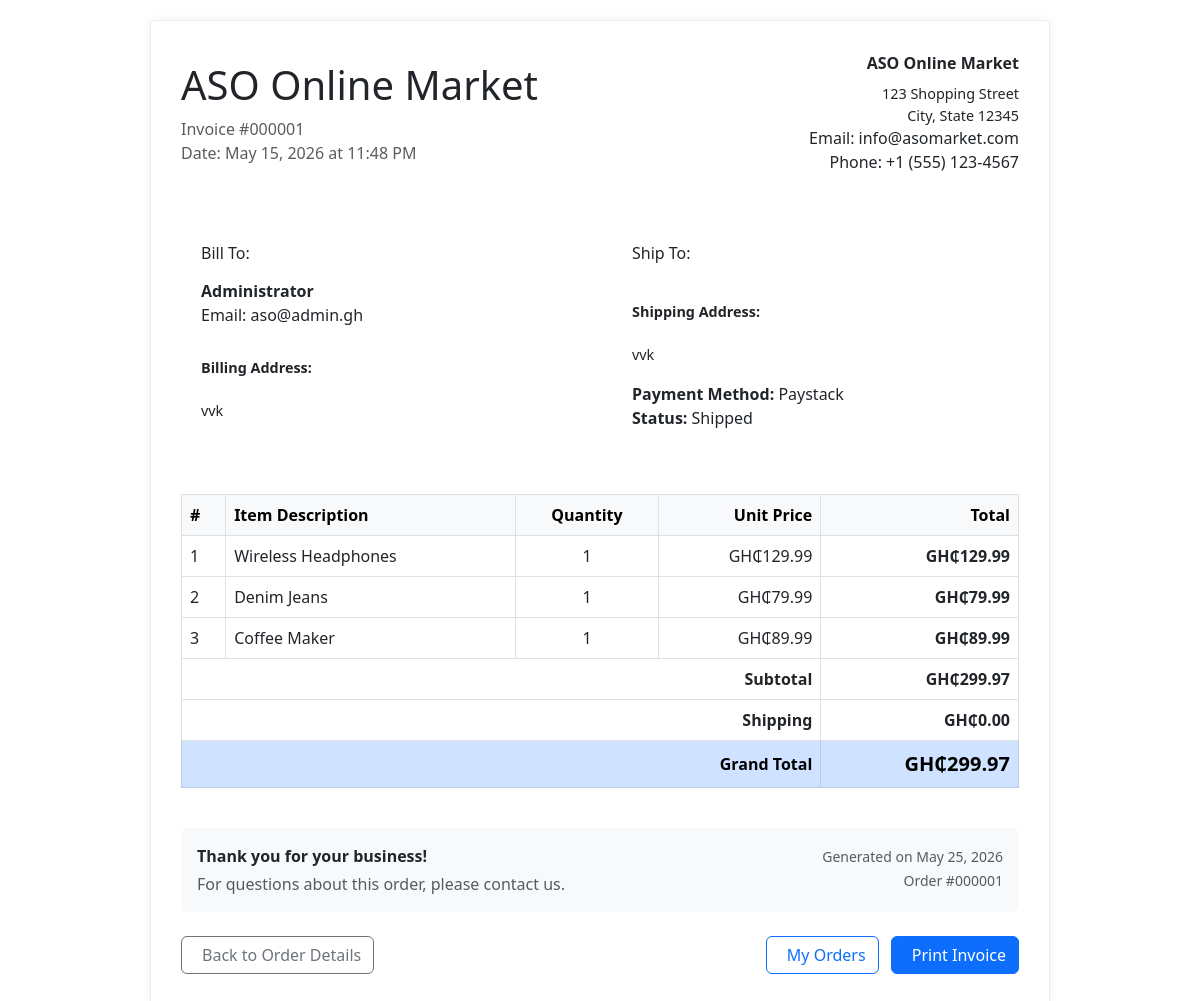
Screenshot of /user/invoice.php?order_id=1 (signed in) with the database file from the repository.
### tables this page shows
CREATE TABLE IF NOT EXISTS orders (
    order_id INT AUTO_INCREMENT PRIMARY KEY,
    user_id INT NOT NULL,
    order_number VARCHAR(50) UNIQUE,
    total_amount DECIMAL(10, 2) NOT NULL,
    order_status ENUM('pending', 'processing', 'confirmed', 'shipped', 'delivered', 'cancelled') DEFAULT 'pending',
    payment_method VARCHAR(50) DEFAULT 'cash_on_delivery',
    payment_reference VARCHAR(255) NULL,
    payment_status ENUM('pending', 'completed', 'paid', 'failed', 'cancelled') DEFAULT 'pending',
    shipping_address TEXT NOT NULL,
    billing_address TEXT NOT NULL,
    email VARCHAR(255) NULL,
    phone VARCHAR(20) NULL,
    order_notes TEXT,
    order_date TIMESTAMP DEFAULT CURRENT_TIMESTAMP,
    updated_at TIMESTAMP DEFAULT CURRENT_TIMESTAMP ON UPDATE CURRENT_TIMESTAMP,
    FOREIGN KEY (user_id) REFERENCES users(user_id) ON DELETE CASCADE
);

CREATE TABLE IF NOT EXISTS users (
    user_id INT AUTO_INCREMENT PRIMARY KEY,
    name VARCHAR(100) NOT NULL,
    email VARCHAR(100) UNIQUE NOT NULL,
    password VARCHAR(255) NOT NULL,
    phone VARCHAR(20),
    address TEXT,
    role ENUM('customer', 'admin') DEFAULT 'customer',
    created_at TIMESTAMP DEFAULT CURRENT_TIMESTAMP,
    updated_at TIMESTAMP DEFAULT CURRENT_TIMESTAMP ON UPDATE CURRENT_TIMESTAMP
);

CREATE TABLE IF NOT EXISTS order_items (
    order_item_id INT AUTO_INCREMENT PRIMARY KEY,
    order_id INT NOT NULL,
    product_id INT NOT NULL,
    quantity INT NOT NULL,
    price DECIMAL(10, 2) NOT NULL,
    FOREIGN KEY (order_id) REFERENCES orders(order_id) ON DELETE CASCADE,
    FOREIGN KEY (product_id) REFERENCES products(product_id) ON DELETE CASCADE
);

CREATE TABLE IF NOT EXISTS products (
    product_id INT AUTO_INCREMENT PRIMARY KEY,
    category_id INT NOT NULL,
    subcategory_id INT NULL,
    name VARCHAR(255) NOT NULL,
    description TEXT,
    price DECIMAL(10, 2) NOT NULL,
    stock_quantity INT NOT NULL DEFAULT 0,
    image VARCHAR(255),
    average_rating DECIMAL(3,2) DEFAULT 0.00,
    review_count INT DEFAULT 0,
    view_count INT DEFAULT 0,
    created_at TIMESTAMP DEFAULT CURRENT_TIMESTAMP,
    updated_at TIMESTAMP DEFAULT CURRENT_TIMESTAMP ON UPDATE CURRENT_TIMESTAMP,
    FOREIGN KEY (category_id) REFERENCES categories(category_id) ON DELETE CASCADE,
    FOREIGN KEY (subcategory_id) REFERENCES subcategories(subcategory_id) ON DELETE SET NULL
);

### includes/db.php (called while the page is built, shortened)
<?php
if (!isset($currency_symbol)) {
    $currency_symbol = 'GH₵';
}
if (!function_exists('formatCurrency')) {
    function formatCurrency($amount) {
        global $currency_symbol;
        $num = is_numeric($amount) ? (float)$amount : 0.0;
        return $currency_symbol . number_format($num, 2);
    }
}
?>

### user/invoice.php (the view, shortened to what this page needs)
<?php
require_once '../includes/db.php';
$order_id = (int)($_GET['order_id'] ?? 0);
try {
    $stmt = $pdo->prepare('SELECT o.*, u.name AS customer_name, u.email AS customer_email, u.phone AS customer_phone
                           FROM orders o JOIN users u ON u.user_id = o.user_id
                           WHERE o.order_id = ? AND o.user_id = ?');
    $stmt->execute([$order_id, $_SESSION['user_id']]);
    $order = $stmt->fetch();
    $stmt = $pdo->prepare('SELECT oi.*, p.name, oi.price, (oi.price * oi.quantity) as total_price
                          FROM order_items oi
                          JOIN products p ON p.product_id = oi.product_id
                          WHERE oi.order_id = ?');
    $stmt->execute([$order_id]);
    $items = $stmt->fetchAll();
} catch (PDOException $e) {
    http_response_code(500);
    echo 'Error: ' . htmlspecialchars($e->getMessage());
    exit;
}
$store = [
    'name' => 'ASO Online Market',
    'address' => "123 Shopping Street\nCity, State 12345",
    'email' => 'info@asomarket.com',
    'phone' => '+1 (555) 123-4567'
];
?>
<!DOCTYPE html>
<html lang="en">
<head>
    <link href="https://cdn.jsdelivr.net/npm/bootstrap@5.3.0/dist/css/bootstrap.min.css" rel="stylesheet">
</head>
<body>
<div class="invoice-box">
    <div class="header-section">
        <div class="row align-items-center">
            <div class="col-md-6">
                <h1 class="mb-2"><?php echo htmlspecialchars($store['name']); ?></h1>
                <p class="mb-0 text-muted">Invoice #<?php echo str_pad($order_id, 6, '0', STR_PAD_LEFT); ?></p>
                <p class="mb-0 text-muted">Date: <?php echo date('F j, Y \a\t g:i A', strtotime($order['order_date'])); ?></p>
            </div>
            <div class="col-md-6 store-info">
                <div class="mb-2"><strong><?php echo htmlspecialchars($store['name']); ?></strong></div>
                <div style="white-space: pre-line; font-size: 0.9em;"><?php echo htmlspecialchars($store['address']); ?></div>
                <div>Email: <?php echo htmlspecialchars($store['email']); ?></div>
                <div>Phone: <?php echo htmlspecialchars($store['phone']); ?></div>
            </div>
        </div>
    </div>
    <div class="row mb-4">
        <div class="col-md-6">
            <div class="customer-info">
                <h6 class="mb-3">Bill To:</h6>
                <div><strong><?php echo htmlspecialchars($order['customer_name']); ?></strong></div>
                <div>Email: <?php echo htmlspecialchars($order['customer_email']); ?></div>
                <div class="mt-2" style="white-space: pre-line; font-size: 0.9em;">
                    <strong>Billing Address:</strong><br>
                    <?php echo htmlspecialchars($order['billing_address']); ?>
                </div>
            </div>
        </div>
        <div class="col-md-6">
            <div class="customer-info">
                <h6 class="mb-3">Ship To:</h6>
                <div style="white-space: pre-line; font-size: 0.9em;">
                    <strong>Shipping Address:</strong><br>
                    <?php echo htmlspecialchars($order['shipping_address']); ?>
                </div>
                <div class="mt-3">
                    <strong>Payment Method:</strong> <?php echo ucfirst(str_replace('_', ' ', $order['payment_method'])); ?><br>
                    <strong>Status:</strong> <?php echo ucfirst($order['order_status']); ?>
                </div>
            </div>
        </div>
    </div>
    <div class="table-responsive">
        <table class="table table-bordered">
            <thead class="table-light">
                <tr>
                    <th>#</th>
                    <th>Item Description</th>
                    <th class="text-center">Quantity</th>
                    <th class="text-end">Unit Price</th>
                    <th class="text-end">Total</th>
                </tr>
            </thead>
            <tbody>
                <?php $i = 1; $subtotal = 0; ?>
                <?php foreach ($items as $item): ?>
                    <?php $line_total = $item['price'] * $item['quantity']; $subtotal += $line_total; ?>
                    <tr>
                        <td><?php echo $i++; ?></td>
                        <td><?php echo htmlspecialchars($item['name']); ?></td>
                        <td class="text-center"><?php echo (int)$item['quantity']; ?></td>
                        <td class="text-end"><?php echo formatCurrency($item['price']); ?></td>
                        <td class="text-end"><strong><?php echo formatCurrency($line_total); ?></strong></td>
                    </tr>
                <?php endforeach; ?>
            </tbody>
            <tfoot>
                <tr>
                    <th colspan="4" class="text-end">Subtotal</th>
                    <th class="text-end"><?php echo formatCurrency($subtotal); ?></th>
                </tr>
                <tr>
                    <th colspan="4" class="text-end">Shipping</th>
                    <th class="text-end"><?php echo formatCurrency(0); ?></th>
                </tr>
                <tr class="table-primary">
                    <th colspan="4" class="text-end">Grand Total</th>
                    <th class="text-end fs-5"><?php echo formatCurrency($order['total_amount']); ?></th>
                </tr>
            </tfoot>
        </table>
    </div>
    <div class="mt-4 p-3 bg-light rounded">
        <div class="row">
            <div class="col-md-8">
                <p class="mb-1"><strong>Thank you for your business!</strong></p>
                <p class="mb-0 text-muted">For questions about this order, please contact us.</p>
            </div>
            <div class="col-md-4 text-md-end">
                <small class="text-muted">
                    Generated on <?php echo date('F j, Y'); ?><br>
                    Order #<?php echo str_pad($order_id, 6, '0', STR_PAD_LEFT); ?>
                </small>
            </div>
        </div>
    </div>
    <div class="d-flex justify-content-between align-items-center mt-4 no-print">
        <a href="order_details.php?id=<?php echo $order_id; ?>" class="btn btn-outline-secondary">
            <i class="fas fa-arrow-left me-2"></i>Back to Order Details
        </a>
        <div>
            <a href="orders.php" class="btn btn-outline-primary me-2">
                <i class="fas fa-list me-2"></i>My Orders
            </a>
            <button class="btn btn-primary" onclick="window.print()">
                <i class="fas fa-print me-2"></i>Print Invoice
            </button>
        </div>
    </div>
</div>
</body>
</html>

### user/invoice.php (style rules this page uses)
.invoice-box { max-width: 900px; margin: 20px auto; background: #fff; padding: 30px; border: 1px solid #eee; box-shadow: 0 0 10px rgba(0,0,0,0.05); }
.table th, .table td { vertical-align: middle; }
.header-section { border-bottom: 3px solid var(--primary-color); margin-bottom: 30px; padding-bottom: 20px; }
.store-info { text-align: right; color: var(--gray-600); }
.customer-info { background: var(--gray-50); padding: 20px; border-radius: 8px; margin-bottom: 20px; }

### rows the page displays
orders: order_date "May 15, 2026 at 11:48 PM", user.name "Administrator", user.email "aso@admin.gh", billing_address "vvk", shipping_address "vvk", payment_method "Paystack", order_status "Shipped", total_amount "GH₵299.97"
order_items: product.name "Wireless Headphones", quantity "1", price "GH₵129.99", formatCurrency($line_total) "GH₵129.99"
order_items: product.name "Denim Jeans", quantity "1", price "GH₵79.99", formatCurrency($line_total) "GH₵79.99"
order_items: product.name "Coffee Maker", quantity "1", price "GH₵89.99", formatCurrency($line_total) "GH₵89.99"

### other values shown
$store['name'] "ASO Online Market"
str_pad($order_id, 6, '0', STR_PAD_LEFT) "000001"
$store['address'] "123 Shopping Street City, State 12345"
$store['email'] "info@asomarket.com"
$store['phone'] "+1 (555) 123-4567"
formatCurrency($subtotal) "GH₵299.97"
formatCurrency(0) "GH₵0.00"
